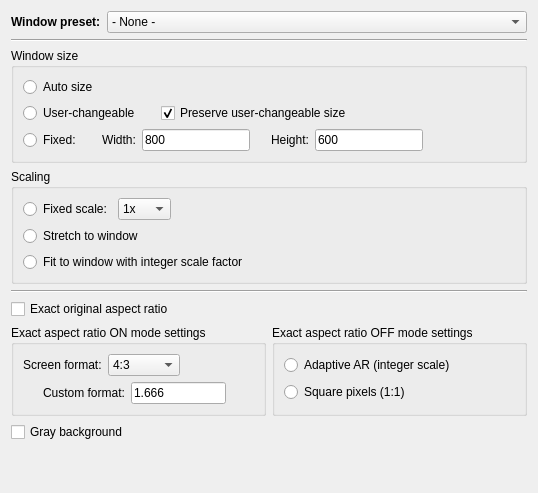
     <widget class="QWidget" name="windowTab">
      <attribute name="title">
       <string>Window</string>
      </attribute>
      <layout class="QVBoxLayout" name="verticalLayout_7">
       <item>
        <layout class="QHBoxLayout" name="horizontalLayout_4">
         <item>
          <widget class="QLabel" name="presetLabel">
           <property name="sizePolicy">
            <sizepolicy hsizetype="Preferred" vsizetype="Preferred">
             <horstretch>0</horstretch>
             <verstretch>0</verstretch>
            </sizepolicy>
           </property>
           <property name="font">
            <font>
             <weight>75</weight>
             <bold>true</bold>
            </font>
           </property>
           <property name="text">
            <string>Window preset:</string>
           </property>
          </widget>
         </item>
         <item>
          <widget class="QComboBox" name="presetComboBox">
           <property name="sizePolicy">
            <sizepolicy hsizetype="Expanding" vsizetype="Fixed">
             <horstretch>0</horstretch>
             <verstretch>0</verstretch>
            </sizepolicy>
           </property>
           <item>
            <property name="text">
             <string>- None -</string>
            </property>
           </item>
           <item>
            <property name="text">
             <string notr="true">1x</string>
            </property>
           </item>
           <item>
            <property name="text">
             <string notr="true">1.5x</string>
            </property>
           </item>
           <item>
            <property name="text">
             <string notr="true">2x</string>
            </property>
           </item>
           <item>
            <property name="text">
             <string notr="true">2.5x</string>
            </property>
           </item>
           <item>
            <property name="text">
             <string notr="true">3x</string>
            </property>
           </item>
           <item>
            <property name="text">
             <string notr="true">4x</string>
            </property>
           </item>
           <item>
            <property name="text">
             <string notr="true">5x</string>
            </property>
           </item>
           <item>
            <property name="text">
             <string>Resizable</string>
            </property>
           </item>
          </widget>
         </item>
        </layout>
       </item>
       <item>
        <widget class="Line" name="line_2">
         <property name="orientation">
          <enum>Qt::Horizontal</enum>
         </property>
        </widget>
       </item>
       <item>
        <widget class="QGroupBox" name="windowSizeGroupBox">
         <property name="title">
          <string>Window size</string>
         </property>
         <layout class="QVBoxLayout" name="verticalLayout_6">
          <item>
           <widget class="QRadioButton" name="autoSizeRadioButton">
            <property name="text">
             <string>Auto size</string>
            </property>
           </widget>
          </item>
          <item>
           <layout class="QHBoxLayout" name="horizontalLayout_9">
            <item>
             <widget class="QRadioButton" name="userSizeRadioButton">
              <property name="sizePolicy">
               <sizepolicy hsizetype="Preferred" vsizetype="Fixed">
                <horstretch>0</horstretch>
                <verstretch>0</verstretch>
               </sizepolicy>
              </property>
              <property name="text">
               <string>User-changeable</string>
              </property>
             </widget>
            </item>
            <item>
             <spacer name="horizontalSpacer_11">
              <property name="orientation">
               <enum>Qt::Horizontal</enum>
              </property>
              <property name="sizeType">
               <enum>QSizePolicy::Fixed</enum>
              </property>
              <property name="sizeHint" stdset="0">
               <size>
                <width>15</width>
                <height>20</height>
               </size>
              </property>
             </spacer>
            </item>
            <item>
             <widget class="QCheckBox" name="preserveSizeCheckBox">
              <property name="text">
               <string>Preserve user-changeable size</string>
              </property>
              <property name="checked">
               <bool>true</bool>
              </property>
             </widget>
            </item>
            <item>
             <spacer name="horizontalSpacer_12">
              <property name="orientation">
               <enum>Qt::Horizontal</enum>
              </property>
              <property name="sizeHint" stdset="0">
               <size>
                <width>40</width>
                <height>20</height>
               </size>
              </property>
             </spacer>
            </item>
           </layout>
          </item>
          <item>
           <layout class="QHBoxLayout" name="horizontalLayout_3">
            <item>
             <widget class="QRadioButton" name="fixedSizeRadioButton">
              <property name="sizePolicy">
               <sizepolicy hsizetype="Preferred" vsizetype="Fixed">
                <horstretch>0</horstretch>
                <verstretch>0</verstretch>
               </sizepolicy>
              </property>
              <property name="text">
               <string>Fixed:</string>
              </property>
             </widget>
            </item>
            <item>
             <spacer name="horizontalSpacer_3">
              <property name="orientation">
               <enum>Qt::Horizontal</enum>
              </property>
              <property name="sizeType">
               <enum>QSizePolicy::Fixed</enum>
              </property>
              <property name="sizeHint" stdset="0">
               <size>
                <width>15</width>
                <height>13</height>
               </size>
              </property>
             </spacer>
            </item>
            <item>
             <widget class="QLabel" name="label_6">
              <property name="sizePolicy">
               <sizepolicy hsizetype="Preferred" vsizetype="Preferred">
                <horstretch>0</horstretch>
                <verstretch>0</verstretch>
               </sizepolicy>
              </property>
              <property name="text">
               <string>Width:</string>
              </property>
             </widget>
            </item>
            <item>
             <widget class="QLineEdit" name="widthLineEdit">
              <property name="sizePolicy">
               <sizepolicy hsizetype="Fixed" vsizetype="Fixed">
                <horstretch>0</horstretch>
                <verstretch>0</verstretch>
               </sizepolicy>
              </property>
              <property name="text">
               <string notr="true">800</string>
              </property>
             </widget>
            </item>
            <item>
             <spacer name="horizontalSpacer_2">
              <property name="orientation">
               <enum>Qt::Horizontal</enum>
              </property>
              <property name="sizeType">
               <enum>QSizePolicy::Fixed</enum>
              </property>
              <property name="sizeHint" stdset="0">
               <size>
                <width>15</width>
                <height>13</height>
               </size>
              </property>
             </spacer>
            </item>
            <item>
             <widget class="QLabel" name="label_7">
              <property name="text">
               <string>Height:</string>
              </property>
             </widget>
            </item>
            <item>
             <widget class="QLineEdit" name="heightLineEdit">
              <property name="sizePolicy">
               <sizepolicy hsizetype="Fixed" vsizetype="Fixed">
                <horstretch>0</horstretch>
                <verstretch>0</verstretch>
               </sizepolicy>
              </property>
              <property name="text">
               <string notr="true">600</string>
              </property>
             </widget>
            </item>
            <item>
             <spacer name="horizontalSpacer_4">
              <property name="orientation">
               <enum>Qt::Horizontal</enum>
              </property>
              <property name="sizeHint" stdset="0">
               <size>
                <width>40</width>
                <height>13</height>
               </size>
              </property>
             </spacer>
            </item>
           </layout>
          </item>
         </layout>
        </widget>
       </item>
       <item>
        <widget class="QGroupBox" name="scalingGroupBox">
         <property name="title">
          <string>Scaling</string>
         </property>
         <layout class="QVBoxLayout" name="verticalLayout_8">
          <item>
           <layout class="QHBoxLayout" name="horizontalLayout_5">
            <item>
             <widget class="QRadioButton" name="fixedScaleRadioButton">
              <property name="text">
               <string>Fixed scale:</string>
              </property>
             </widget>
            </item>
            <item>
             <widget class="QComboBox" name="fixedScaleComboBox">
              <property name="editable">
               <bool>false</bool>
              </property>
              <item>
               <property name="text">
                <string notr="true">1x</string>
               </property>
              </item>
              <item>
               <property name="text">
                <string notr="true">1.5x</string>
               </property>
              </item>
              <item>
               <property name="text">
                <string notr="true">2x</string>
               </property>
              </item>
              <item>
               <property name="text">
                <string notr="true">2.5x</string>
               </property>
              </item>
              <item>
               <property name="text">
                <string notr="true">3x</string>
               </property>
              </item>
              <item>
               <property name="text">
                <string notr="true">4x</string>
               </property>
              </item>
              <item>
               <property name="text">
                <string notr="true">5x</string>
               </property>
              </item>
             </widget>
            </item>
            <item>
             <spacer name="horizontalSpacer_5">
              <property name="orientation">
               <enum>Qt::Horizontal</enum>
              </property>
              <property name="sizeHint" stdset="0">
               <size>
                <width>40</width>
                <height>20</height>
               </size>
              </property>
             </spacer>
            </item>
           </layout>
          </item>
          <item>
           <widget class="QRadioButton" name="stretchRadioButton">
            <property name="text">
             <string>Stretch to window</string>
            </property>
           </widget>
          </item>
          <item>
           <widget class="QRadioButton" name="stretchPropIntRadioButton">
            <property name="text">
             <string>Fit to window with integer scale factor</string>
            </property>
           </widget>
          </item>
         </layout>
        </widget>
       </item>
       <item>
        <widget class="Line" name="line_3">
         <property name="orientation">
          <enum>Qt::Horizontal</enum>
         </property>
        </widget>
       </item>
       <item>
        <widget class="QCheckBox" name="aspectCheckBox">
         <property name="text">
          <string>Exact original aspect ratio</string>
         </property>
        </widget>
       </item>
       <item>
        <layout class="QHBoxLayout" name="horizontalLayout_11">
         <item>
          <widget class="QGroupBox" name="arOnGroupBox">
           <property name="sizePolicy">
            <sizepolicy hsizetype="Preferred" vsizetype="Preferred">
             <horstretch>1</horstretch>
             <verstretch>0</verstretch>
            </sizepolicy>
           </property>
           <property name="title">
            <string>Exact aspect ratio ON mode settings</string>
           </property>
           <layout class="QVBoxLayout" name="verticalLayout_21">
            <item>
             <layout class="QHBoxLayout" name="horizontalLayout_12">
              <item>
               <widget class="QLabel" name="wideLabel">
                <property name="text">
                 <string>Screen format:</string>
                </property>
               </widget>
              </item>
              <item>
               <widget class="QComboBox" name="wideComboBox">
                <item>
                 <property name="text">
                  <string notr="true">4:3</string>
                 </property>
                </item>
                <item>
                 <property name="text">
                  <string notr="true">16:9</string>
                 </property>
                </item>
                <item>
                 <property name="text">
                  <string>Custom</string>
                 </property>
                </item>
               </widget>
              </item>
              <item>
               <spacer name="horizontalSpacer_9">
                <property name="orientation">
                 <enum>Qt::Horizontal</enum>
                </property>
                <property name="sizeHint" stdset="0">
                 <size>
                  <width>40</width>
                  <height>20</height>
                 </size>
                </property>
               </spacer>
              </item>
             </layout>
            </item>
            <item>
             <layout class="QHBoxLayout" name="horizontalLayout_13">
              <item>
               <spacer name="horizontalSpacer_13">
                <property name="orientation">
                 <enum>Qt::Horizontal</enum>
                </property>
                <property name="sizeType">
                 <enum>QSizePolicy::Fixed</enum>
                </property>
                <property name="sizeHint" stdset="0">
                 <size>
                  <width>20</width>
                  <height>20</height>
                 </size>
                </property>
               </spacer>
              </item>
              <item>
               <widget class="QLabel" name="label_3">
                <property name="text">
                 <string>Custom format:</string>
                </property>
               </widget>
              </item>
              <item>
               <widget class="QLineEdit" name="customFormatLineEdit">
                <property name="inputMask">
                 <string notr="true">0.000</string>
                </property>
                <property name="text">
                 <string notr="true">1.666</string>
                </property>
               </widget>
              </item>
              <item>
               <spacer name="horizontalSpacer_10">
                <property name="orientation">
                 <enum>Qt::Horizontal</enum>
                </property>
                <property name="sizeHint" stdset="0">
                 <size>
                  <width>40</width>
                  <height>20</height>
                 </size>
                </property>
               </spacer>
              </item>
             </layout>
            </item>
           </layout>
          </widget>
         </item>
         <item>
          <widget class="QGroupBox" name="arOffgroupBox">
           <property name="sizePolicy">
            <sizepolicy hsizetype="Preferred" vsizetype="Preferred">
             <horstretch>1</horstretch>
             <verstretch>0</verstretch>
            </sizepolicy>
           </property>
           <property name="title">
            <string>Exact aspect ratio OFF mode settings</string>
           </property>
           <layout class="QVBoxLayout" name="verticalLayout_22">
            <item>
             <widget class="QRadioButton" name="adaptArRadioButton">
              <property name="text">
               <string>Adaptive AR (integer scale)</string>
              </property>
             </widget>
            </item>
            <item>
             <widget class="QRadioButton" name="sqrArRadioButton">
              <property name="text">
               <string>Square pixels (1:1)</string>
              </property>
             </widget>
            </item>
           </layout>
          </widget>
         </item>
        </layout>
       </item>
       <item>
        <widget class="QCheckBox" name="grayBackgroundCheckBox">
         <property name="text">
          <string>Gray background</string>
         </property>
        </widget>
       </item>
       <item>
        <spacer name="verticalSpacer_4">
         <property name="orientation">
          <enum>Qt::Vertical</enum>
         </property>
         <property name="sizeType">
          <enum>QSizePolicy::Expanding</enum>
         </property>
         <property name="sizeHint" stdset="0">
          <size>
           <width>20</width>
           <height>40</height>
          </size>
         </property>
        </spacer>
       </item>
      </layout>
     </widget>
